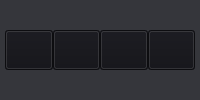
             <widget class="QWidget" name="productAction_widget_8" native="true">
              <property name="sizePolicy">
               <sizepolicy hsizetype="Expanding" vsizetype="Expanding">
                <horstretch>0</horstretch>
                <verstretch>0</verstretch>
               </sizepolicy>
              </property>
              <property name="styleSheet">
               <string notr="true">background-color: rgb(53, 54, 59);</string>
              </property>
              <layout class="QGridLayout" name="gridLayout_4">
               <property name="leftMargin">
                <number>5</number>
               </property>
               <property name="topMargin">
                <number>5</number>
               </property>
               <property name="rightMargin">
                <number>5</number>
               </property>
               <property name="bottomMargin">
                <number>5</number>
               </property>
               <property name="spacing">
                <number>0</number>
               </property>
               <item row="0" column="0">
                <layout class="QHBoxLayout" name="horizontalLayout_4">
                 <property name="spacing">
                  <number>0</number>
                 </property>
                 <property name="topMargin">
                  <number>0</number>
                 </property>
                 <property name="bottomMargin">
                  <number>0</number>
                 </property>
                 <item>
                  <widget class="QPushButton" name="pushButton_11">
                   <property name="sizePolicy">
                    <sizepolicy hsizetype="Expanding" vsizetype="Fixed">
                     <horstretch>0</horstretch>
                     <verstretch>0</verstretch>
                    </sizepolicy>
                   </property>
                   <property name="minimumSize">
                    <size>
                     <width>40</width>
                     <height>40</height>
                    </size>
                   </property>
                   <property name="maximumSize">
                    <size>
                     <width>60</width>
                     <height>40</height>
                    </size>
                   </property>
                   <property name="styleSheet">
                    <string notr="true">background-color: rgb(18, 18, 23);
padding: 5px;
color:rgb(255, 255, 255);</string>
                   </property>
                   <property name="icon">
                    <iconset theme="QIcon::ThemeIcon::EditFind"/>
                   </property>
                   <property name="iconSize">
                    <size>
                     <width>24</width>
                     <height>24</height>
                    </size>
                   </property>
                  </widget>
                 </item>
                 <item>
                  <widget class="QPushButton" name="pushButton_10">
                   <property name="sizePolicy">
                    <sizepolicy hsizetype="Expanding" vsizetype="Fixed">
                     <horstretch>0</horstretch>
                     <verstretch>0</verstretch>
                    </sizepolicy>
                   </property>
                   <property name="minimumSize">
                    <size>
                     <width>30</width>
                     <height>30</height>
                    </size>
                   </property>
                   <property name="maximumSize">
                    <size>
                     <width>60</width>
                     <height>40</height>
                    </size>
                   </property>
                   <property name="styleSheet">
                    <string notr="true">background-color: rgb(18, 18, 23);
padding: 5px;
color:rgb(255, 255, 255);</string>
                   </property>
                   <property name="text">
                    <string/>
                   </property>
                   <property name="icon">
                    <iconset theme="QIcon::ThemeIcon::CameraPhoto"/>
                   </property>
                   <property name="iconSize">
                    <size>
                     <width>24</width>
                     <height>24</height>
                    </size>
                   </property>
                  </widget>
                 </item>
                 <item>
                  <widget class="QPushButton" name="pushButton_9">
                   <property name="sizePolicy">
                    <sizepolicy hsizetype="Expanding" vsizetype="Fixed">
                     <horstretch>0</horstretch>
                     <verstretch>0</verstretch>
                    </sizepolicy>
                   </property>
                   <property name="minimumSize">
                    <size>
                     <width>30</width>
                     <height>30</height>
                    </size>
                   </property>
                   <property name="maximumSize">
                    <size>
                     <width>60</width>
                     <height>40</height>
                    </size>
                   </property>
                   <property name="styleSheet">
                    <string notr="true">background-color: rgb(18, 18, 23);
padding: 5px;
color:rgb(255, 255, 255);</string>
                   </property>
                   <property name="text">
                    <string/>
                   </property>
                   <property name="icon">
                    <iconset theme="QIcon::ThemeIcon::EditDelete"/>
                   </property>
                   <property name="iconSize">
                    <size>
                     <width>24</width>
                     <height>24</height>
                    </size>
                   </property>
                  </widget>
                 </item>
                 <item>
                  <widget class="QPushButton" name="pushButton_12">
                   <property name="sizePolicy">
                    <sizepolicy hsizetype="Expanding" vsizetype="Fixed">
                     <horstretch>0</horstretch>
                     <verstretch>0</verstretch>
                    </sizepolicy>
                   </property>
                   <property name="minimumSize">
                    <size>
                     <width>30</width>
                     <height>30</height>
                    </size>
                   </property>
                   <property name="maximumSize">
                    <size>
                     <width>60</width>
                     <height>40</height>
                    </size>
                   </property>
                   <property name="styleSheet">
                    <string notr="true">background-color: rgb(18, 18, 23);
padding: 5px;
color:rgb(255, 255, 255);</string>
                   </property>
                   <property name="text">
                    <string/>
                   </property>
                   <property name="icon">
                    <iconset theme="QIcon::ThemeIcon::MailMessageNew"/>
                   </property>
                   <property name="iconSize">
                    <size>
                     <width>24</width>
                     <height>24</height>
                    </size>
                   </property>
                  </widget>
                 </item>
                </layout>
               </item>
              </layout>
             </widget>
